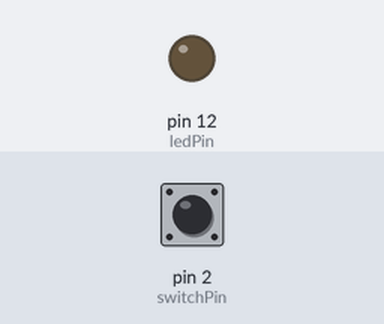
A sketch run on a simulated Arduino Uno, built with avr-gcc and run on an emulated ATmega328P. Parts: output pins drawn as LEDs (lit = HIGH). The test bench sets the inputs (shaded band); at power-on: pin 2 (switchPin) HIGH.

Above: at 1.2 s.
1.3 s: pin 2 (switchPin) pulled LOW for 0.15 s
At 1.37 s:
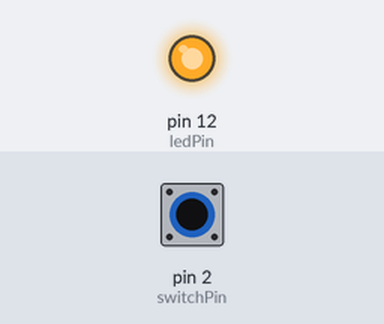
2.9 s: pin 2 (switchPin) pulled LOW for 3.2 s
At 7.4 s:
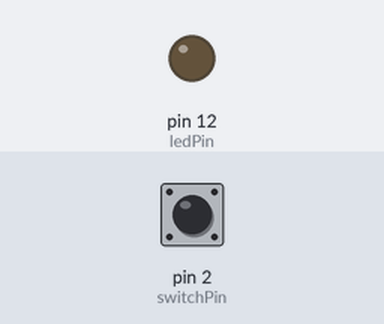
Timing chart, 0 to 8.9 s (numbered marks = the images above; inputs shaded):
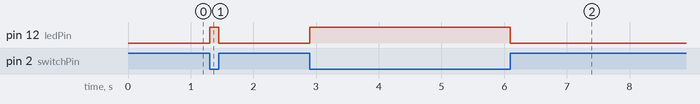

The sketch:

switch_and_led.ino
```cpp
/*
 *  Switch and LED test program
 */

int ledPin = 12;                // LED is connected to pin 12
int switchPin = 2;              // switch is connected to pin 2
int val;                        // variable for reading the pin status


void setup() {
  pinMode(ledPin, OUTPUT);      // Set the LED pin as output
  pinMode(switchPin, INPUT);    // Set the switch pin as input
}


void loop(){
  val = digitalRead(switchPin);   // read input value and store it in val
  if (val == LOW) {               // check if the button is pressed
     digitalWrite(ledPin, HIGH);   // turn LED on
  }
  if (val == HIGH) {              // check if the button is not pressed
    digitalWrite(ledPin, LOW);    // turn LED off
  }
}
```

Measured:
- after the input at 1.3 s, pin 12 (ledPin): LOW → HIGH at once, → LOW 0.15 s later
- after the input at 2.9 s, pin 12 (ledPin): LOW → HIGH at once, → LOW 3.2 s later
